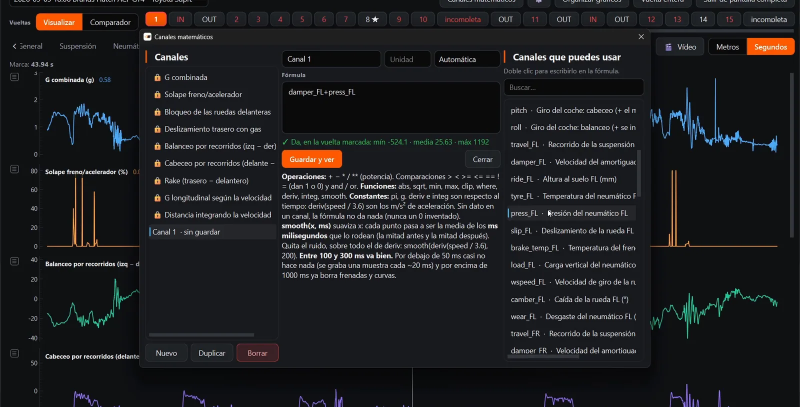
#> input picture assets/capturas/canales-1600.webp, 1600 x 814 px, given in place of envivo.png, which was not available (shown at 1/2 size)
$ python preparar_assets.py
#> lines starting #> are read from the running program, lines starting #| are printed output that depends on the picture; pictures that were not available may be replaced by others from this repository, and a replacement may not be noted
"""Prepara los assets de la web a partir de material real de Brum.

- Capturas: fotogramas de las dos grabaciones de la app del 15/10/2026 (ffmpeg), recortadas a la ventana
  (sin barra de título ni barra de tareas) y guardadas en WebP a dos tamaños.
- Logo, favicon e imagen para redes: de los assets oficiales del repo de la app.
- Datos de los gráficos: telemetría real (Oulton Park, MX-5 ND Cup, AC EVO) y las vueltas reales de
  Brands Hatch con el Mini, leídas de la copia de seguridad (solo lectura).

Uso: python tools/preparar_assets.py   (desde la carpeta brum-web)
"""

import json
import sqlite3
import subprocess
import tempfile
from datetime import datetime
from pathlib import Path

from PIL import Image, ImageDraw, ImageFilter, ImageFont

WEB = Path(__file__).resolve().parent.parent
MOTOR = WEB.parent
VIDEOS = Path.home() / "Videos"
VID = {"A": VIDEOS / "2026-10-15 20-33-54.mkv", "B": VIDEOS / "2026-10-15 20-53-46.mkv"}
APP_ASSETS = MOTOR / "pitwall" / "assets"
TELEMETRIA = MOTOR / "BRUM-promo" / "assets" / "data" / "telemetria.json"
DB = MOTOR / "brum-backups" / "datos-buenos-20261015" / "data" / "telemetry.db"
# La vuelta de 1:14.847 (tanda 77, vuelta 8) con todos sus canales
VUELTA = DB.parent / "telemetry" / "077-acevo-oulton-park-mazda-mx-5-nd-cup" / "077-oulton-park-mazda-mx-5-nd-cup-vuelta-08.parquet"
OUT = WEB / "assets"

# nombre -> (vídeo, segundo). Los segundos salen de mirar los vídeos a saltos de 5 s.
CAPTURAS = {
    "envivo": ("A", 990),
    "ejercicio-ficha": ("B", 24),
    "ejercicio-evaluacion": ("B", 590),
    "licencia": ("B", 270),
    "suspension": ("B", 425),
    "canales": ("B", 490),
    "setup": ("B", 100),
    "historial": ("B", 745),
    "comunidad": ("B", 65),
    "general": ("B", 392),
    "neumaticos": ("B", 434),
    "dinamica": ("B", 446),
}
VENTANA = (0, 33, 1920, 1010)  # fuera la barra de título de Windows y la barra de tareas
DETALLES = {  # recorte para la imagen de redes, en píxeles del fotograma original
    "envivo": {"envivo-sectores": (150, 492, 885, 840)},
}


def fotograma(video, segundo, destino):
#> called with video = 'A', segundo = 990
    subprocess.run(
        ["ffmpeg", "-v", "error", "-y", "-ss", str(segundo), "-i", str(VID[video]), "-frames:v", "1", str(destino)],
        check=True,
    )
#> (this line was passed over: subprocess is not available in this run)
    return Image.open(destino).convert("RGB")
#> returned value is the input picture: PIL image 1600x814 RGB; mean R, G, B 29.7, 30.3, 32.2


def webp(im, nombre, anchos=(1600, 800)):
#> called with nombre = 'envivo', anchos = (1600, 800)
    carpeta = OUT / "capturas"
    carpeta.mkdir(parents=True, exist_ok=True)
    for ancho in anchos:
        copia = im if im.width <= ancho else im.resize((ancho, round(im.height * ancho / im.width)), Image.LANCZOS)
        copia.save(carpeta / f"{nombre}-{ancho}.webp", quality=90, method=6)
#> this loop made 2 passes
#> pass 1, in webp, `copia = im if im.width <= ancho else im.resize((ancho, round(im.height..`:
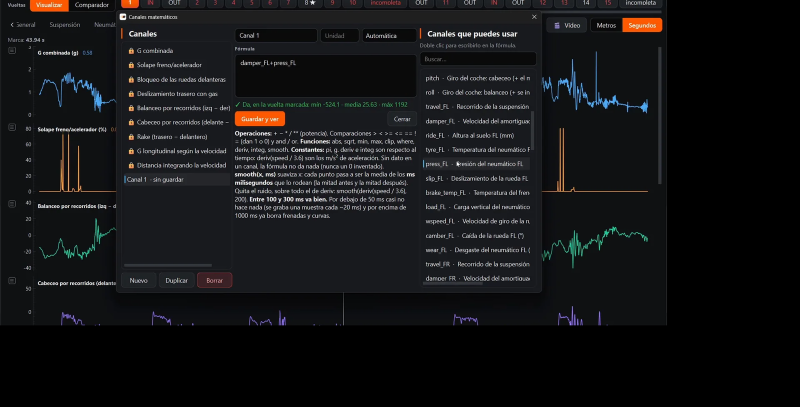
#> copia: PIL image 1600x814 RGB (shown at 1/2 size); mean R, G, B 19.8, 20.2, 21.5
#> pass 2, in webp, `copia = im if im.width <= ancho else im.resize((ancho, round(im.height..`:
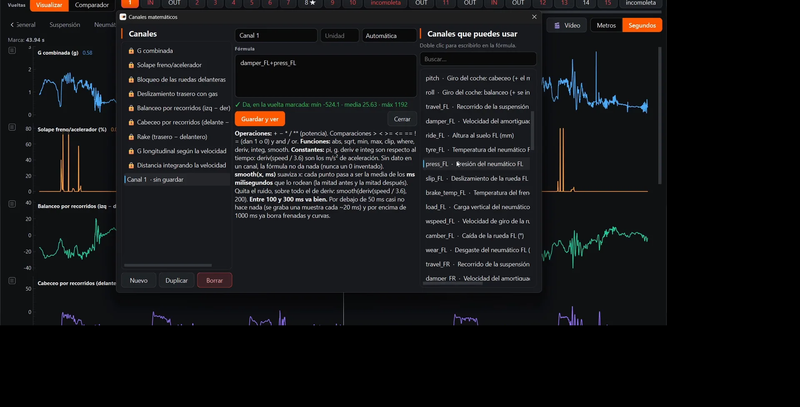
#> copia: PIL image 800x407 RGB; mean R, G, B 19.8, 20.2, 21.5


def capturas():
    with tempfile.TemporaryDirectory() as tmp:
        for nombre, (video, seg) in CAPTURAS.items():
            im = fotograma(video, seg, Path(tmp) / f"{nombre}.png")
            webp(im.crop(VENTANA), nombre)
            for det, caja in DETALLES.get(nombre, {}).items():
                recorte = im.crop(caja)
                webp(recorte, det, anchos=(recorte.width,))
#> this loop made 1 pass
#> pass 1, in capturas, `recorte = im.crop(caja)`:
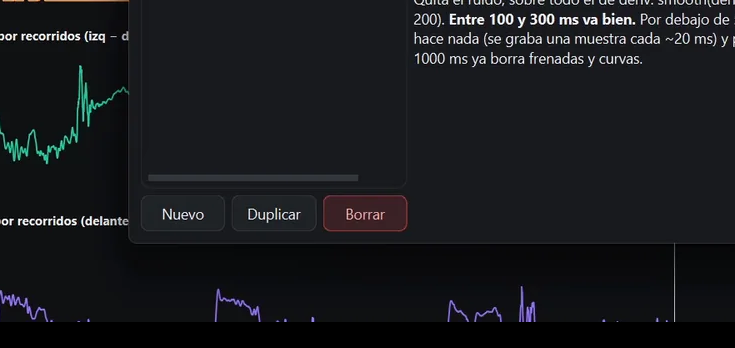
#> recorte: PIL image 735x348 RGB; mean R, G, B 23.6, 25.2, 28.4
#> pass 2 of the loop in capturas, `for nombre, (video, seg) in CAPTURAS.items():`:
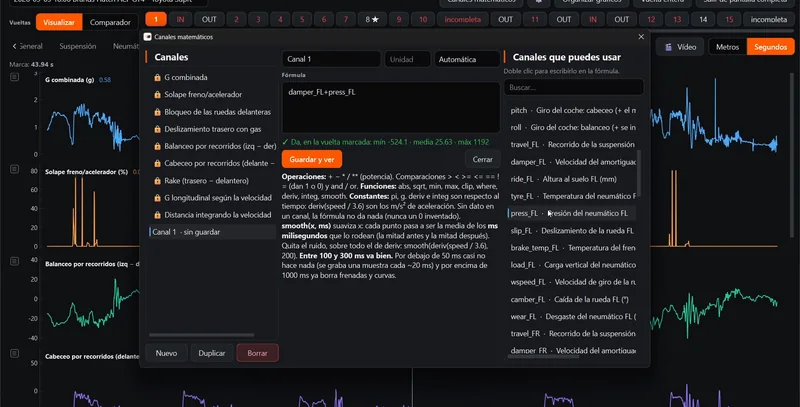
#> input picture assets/capturas/canales-800.webp, 800 x 407 px, given in place of ejercicio-ficha.png, which was not available
#> in fotograma, returned value is the input picture: PIL image 800x407 RGB; mean R, G, B 29.6, 30.2, 32.2
#> the loop in webp (call 3), `for ancho in anchos:` made 2 passes
#> pass 1, in webp (call 3), `copia = im if im.width <= ancho else im.resize((ancho, round(im.height..`:
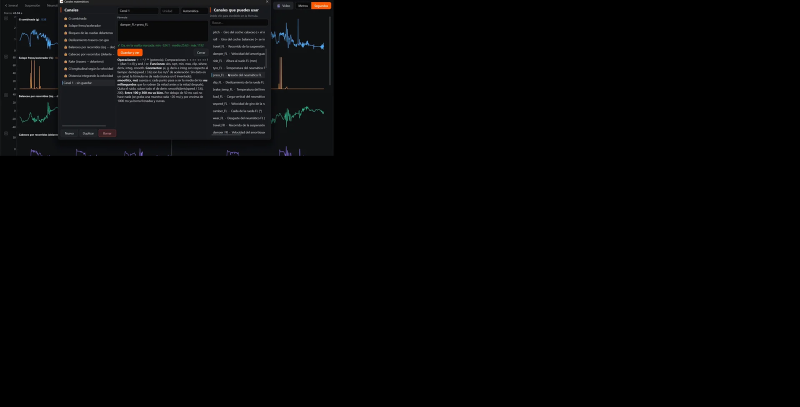
#> copia: PIL image 1600x814 RGB (shown at 1/2 size); mean R, G, B 4.6, 4.8, 5.1
#> pass 2, in webp (call 3), `copia = im if im.width <= ancho else im.resize((ancho, round(im.height..`:
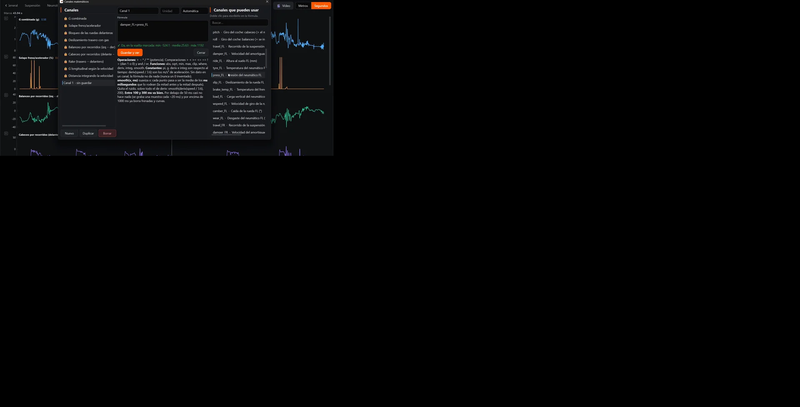
#> copia: PIL image 800x407 RGB; mean R, G, B 4.6, 4.8, 5.1


# [157 lines left out: functions marca, imagen_redes, datos, banco, clip_delta, not called in this run]


if __name__ == "__main__":
#> (the run stopped early here; a loop or call above may not have finished)
